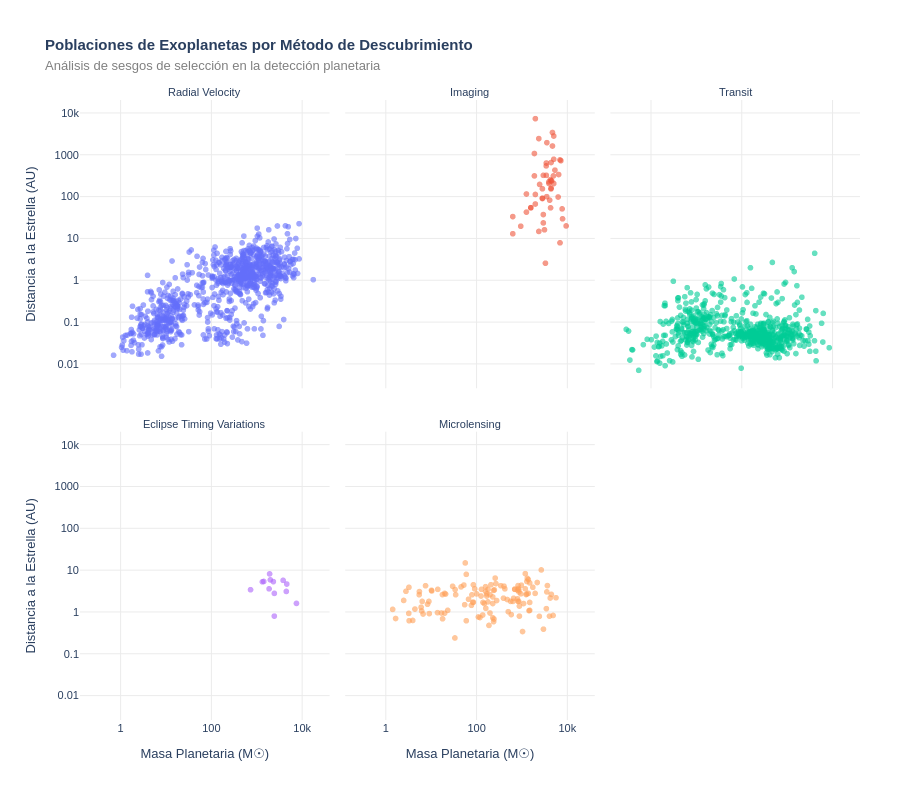

The notebook cell this image was saved under:
### Code cell
#Filtración para quedarse solo con los métodos principales
#Población por método, masa vs semieje mayor
import plotly.io as pio
metodos_principales = df_masa_distancia['discoverymethod'].value_counts().nlargest(5).index
df_filtrado = df_masa_distancia[df_masa_distancia['discoverymethod'].isin(metodos_principales)]

fig3 = px.scatter(
    df_filtrado, 
    x="pl_bmasse", 
    y="pl_orbsmax", 
    facet_col="discoverymethod",   # Mantenemos la separación por columnas...
    facet_col_wrap=3,              # Máximo 3 columnas por fila, el resto va abajo
    log_x=True, 
    log_y=True,
    opacity=0.6,
    color="discoverymethod",       # Añade color por método para diferenciar mejor las poblaciones
    title="<b>Poblaciones de Exoplanetas por Método de Descubrimiento</b><br><span style='font-size:13px; color:gray;'>Análisis de sesgos de selección en la detección planetaria</span>",
    labels={
        "pl_bmasse": "Masa Planetaria (M☉)",
        "pl_orbsmax": "Distancia a la Estrella (AU)",
        "discoverymethod": "Método"
    },
    template="plotly_white",
    height=800                     # Incrementamos la altura para dar espacio a las filas
)

# 2. Limpieza de textos encimados y formato de títulos de cada recuadro
fig3.for_each_annotation(lambda a: a.update(text=a.text.split("=")[-1])) # Quita el molesto "discoverymethod=" del título

# Ajustes de diseño de los ejes para que no se dupliquen ni se encimen
fig3.update_xaxes(showgrid=True, gridcolor="#EBEBEB", tickangle=0)
fig3.update_yaxes(showgrid=True, gridcolor="#EBEBEB")

# Ajustar márgenes para que los títulos largos no se corten
fig3.update_layout(
    margin=dict(t=100, b=80, l=80, r=40),
    font=dict(family="Arial, sans-serif", size=11),
    showlegend=False # Ocultamos la leyenda ya que el título de cada recuadro dice el método
)

fig3.show()
pio.write_html(fig3, file='orbsmax_vs_plmasse_method.html', auto_open=True)

### Figure 1 — Plotly figure (JSON) as saved in the notebook; plotly's stock layout.template omitted (floating-point values rounded to 4 significant figures; data arrays with more than 128 entries replaced by an {"elided": "..."} marker saying what was removed)
{"data": [{"hovertemplate": "Método=Radial Velocity<br>Masa Planetaria (M☉)=%{x}<br>Distancia a la Estrella (AU)=%{y}<extra></extra>", "legendgroup": "Radial Velocity", "marker": {"color": "#636efa", "opacity": 0.6, "symbol": "circle"}, "mode": "markers", "name": "Radial Velocity", "showlegend": true, "type": "scattergl", "x": {"elided": "879 float values"}, "xaxis": "x4", "y": {"elided": "879 float values"}, "yaxis": "y4"}, {"hovertemplate": "Método=Imaging<br>Masa Planetaria (M☉)=%{x}<br>Distancia a la Estrella (AU)=%{y}<extra></extra>", "legendgroup": "Imaging", "marker": {"color": "#EF553B", "opacity": 0.6, "symbol": "circle"}, "mode": "markers", "name": "Imaging", "showlegend": true, "type": "scattergl", "x": [3000.0, 1271.0, 4132.0, 7786.0, 4418.0, 2384.0, 1589.0, 3973.0, 635.7, 2860.0, 4290.0, 4767.0, 3337.0, 2479.0, 3994.0, 2002.0, 5403.0, 3496.0, 5085.0, 1271.0, 6356.0, 5000.0, 3591.0, 3496.0, 1589.0, 2860.0, 7946.0, 7300.0, 6516.0, 6992.0, 9535.0, 2000.0, 3000.0, 3000.0, 3178.0, 4450.0, 953.5, 635.7, 5085.0, 2860.0, 1907.0, 4450.0, 1907.0, 4450.0, 4767.0, 5085.0, 3560.0, 2384.0, 6992.0, 2002.0, 3464.0, 4327.0, 4577.0], "xaxis": "x5", "y": [330.0, 118.0, 84.0, 52.0, 156.0, 15.0, 55.0, 230.0, 13.2, 93.9, 260.0, 1662.0, 2.6, 200.0, 210.0, 7506.0, 440.0, 330.0, 800.0, 43.5, 100.0, 320.0, 2000.0, 650.0, 55.7, 92.0, 30.0, 740.0, 345.0, 773.0, 20.3, 68.0, 38.0, 24.0, 16.4, 243.0, 20.0, 34.0, 210.0, 157.0, 1100.0, 162.0, 320.0, 670.0, 3500.0, 2880.0, 102.0, 2500.0, 8.0, 115.0, 556.0, 55.0, 242.4], "yaxis": "y5"}, {"hovertemplate": "Método=Transit<br>Masa Planetaria (M☉)=%{x}<br>Distancia a la Estrella (AU)=%{y}<extra></extra>", "legendgroup": "Transit", "marker": {"color": "#00cc96", "opacity": 0.6, "symbol": "circle"}, "mode": "markers", "name": "Transit", "showlegend": true, "type": "scattergl", "x": {"elided": "693 float values"}, "xaxis": "x6", "y": {"elided": "693 float values"}, "yaxis": "y6"}, {"hovertemplate": "Método=Eclipse Timing Variations<br>Masa Planetaria (M☉)=%{x}<br>Distancia a la Estrella (AU)=%{y}<extra></extra>", "legendgroup": "Eclipse Timing Variations", "marker": {"color": "#ab63fa", "opacity": 0.6, "symbol": "circle"}, "mode": "markers", "name": "Eclipse Timing Variations", "showlegend": true, "type": "scattergl", "x": [3823.0, 1923.0, 1875.0, 1430.0, 4603.0, 2445.0, 7533.0, 2330.0, 731.0, 4497.0, 1335.0, 2002.0, 2447.0], "xaxis": "x", "y": [5.75, 8.19, 3.6, 5.4, 4.69, 0.8, 1.613, 5.35, 3.43, 3.12, 5.3, 5.9, 2.8], "yaxis": "y"}, {"hovertemplate": "Método=Microlensing<br>Masa Planetaria (M☉)=%{x}<br>Distancia a la Estrella (AU)=%{y}<extra></extra>", "legendgroup": "Microlensing", "marker": {"color": "#FFA15A", "opacity": 0.6, "symbol": "circle"}, "mode": "markers", "name": "Microlensing", "showlegend": true, "type": "scattergl", "x": [5700.0, 1043.0, 2200.0, 1450.0, 700.0, 4923.0, 1250.0, 836.0, 245.0, 34.0, 640.0, 230.0, 664.3, 7.59, 60.0, 6.059, 1400.0, 77.87, 705.6, 5.56, 111.0, 346.4, 2447.0, 10.28, 397.0, 813.6, 2.81, 3.3, 260.0, 23.4, 1300.0, 10.4, 67.3, 830.0, 3500.0, 170.0, 9.2, 86.0, 480.0, 30.0, 17.0, 18.0, 1500.0, 3690.0, 2700.0, 6.7, 871.0, 3.24, 33.7, 890.0, 200.0, 1200.0, 190.0, 830.0, 1200.0, 14.1, 5.5, 231.0, 86.0, 80.0, 20.0, 57.0, 1500.0, 60.0, 170.0, 280.0, 46.1, 270.0, 588.0, 868.0, 120.0, 150.0, 53.1, 35.0, 4100.0, 92.0, 1.66, 3020.0, 200.0, 860.0, 160.0, 181.2, 982.0, 55.3, 83.7, 180.0, 230.0, 1100.0, 21.0, 807.0, 17.9, 138.0, 1300.0, 1330.0, 140.0, 4253.0, 1.43, 250.0, 3.269, 127.0, 130.0, 9.0, 160.0, 1760.0, 959.8, 505.0, 3585.0, 4.43, 240.0, 6.4, 6.228, 101.7, 13.93, 3.96, 1500.0, 425.9, 570.0, 890.0, 8.4, 210.0, 240.0, 1400.0, 1977.0, 162.1, 4513.0, 2.5, 20.0, 407.0], "xaxis": "x2", "y": [2.2, 0.342, 5.1, 1.08, 3.5, 0.83, 2.63, 3.64, 0.681, 3.45, 1.8, 1.6, 2.14, 4.27, 0.62, 1.305, 6.03, 1.449, 3.54, 3.09, 0.763, 4.27, 0.79, 3.31, 2.15, 3.32, 3.14, 0.62, 6.5, 1.1, 2.7, 3.2, 2.03, 1.8, 1.21, 2.42, 0.92, 1.72, 2.0, 4.14, 0.95, 0.69, 1.1, 4.3, 10.2, 0.9, 3.03, 0.93, 0.24, 1.39, 0.95, 8.3, 0.48, 4.3, 3.6, 3.5, 2.6, 2.3, 4.5, 2.59, 2.8, 15.0, 1.7, 8.0, 2.72, 1.89, 4.0, 4.8, 0.87, 3.45, 0.74, 1.6, 4.43, 2.6, 0.8, 3.6, 0.702, 0.39, 2.6, 1.8, 3.11, 3.49, 4.4, 1.5, 1.7, 1.75, 0.73, 1.6, 2.7, 2.07, 2.62, 0.85, 5.4, 6.4, 1.7, 2.17, 1.16, 3.4, 3.913, 2.424, 3.5, 1.8, 4.06, 3.92, 2.73, 1.02, 3.04, 1.18, 0.59, 1.8, 1.064, 2.72, 0.97, 0.63, 5.0, 3.59, 1.8, 0.8, 1.54, 4.51, 3.3, 2.8, 2.8, 1.23, 2.65, 1.9, 0.94, 4.18], "yaxis": "y2"}], "layout": {"annotations": [{"font": {}, "showarrow": false, "text": "Eclipse Timing Variations", "x": 0.16, "xanchor": "center", "xref": "paper", "y": 0.465, "yanchor": "bottom", "yref": "paper"}, {"font": {}, "showarrow": false, "text": "Microlensing", "x": 0.5, "xanchor": "center", "xref": "paper", "y": 0.465, "yanchor": "bottom", "yref": "paper"}, {"font": {}, "showarrow": false, "text": "Radial Velocity", "x": 0.16, "xanchor": "center", "xref": "paper", "y": 1.0, "yanchor": "bottom", "yref": "paper"}, {"font": {}, "showarrow": false, "text": "Imaging", "x": 0.5, "xanchor": "center", "xref": "paper", "y": 1.0, "yanchor": "bottom", "yref": "paper"}, {"font": {}, "showarrow": false, "text": "Transit", "x": 0.84, "xanchor": "center", "xref": "paper", "y": 1.0, "yanchor": "bottom", "yref": "paper"}], "font": {"family": "Arial, sans-serif", "size": 11}, "height": 800, "legend": {"title": {"text": "Método"}, "tracegroupgap": 0}, "margin": {"b": 80, "l": 80, "r": 40, "t": 100}, "showlegend": false, "title": {"text": "<b>Poblaciones de Exoplanetas por Método de Descubrimiento</b><br><span style='font-size:13px; color:gray;'>Análisis de sesgos de selección en la detección planetaria</span>"}, "xaxis": {"anchor": "y", "domain": [0, 0.32], "gridcolor": "#EBEBEB", "showgrid": true, "tickangle": 0, "title": {"text": "Masa Planetaria (M☉)"}, "type": "log"}, "xaxis2": {"anchor": "y2", "domain": [0.34, 0.66], "gridcolor": "#EBEBEB", "matches": "x", "showgrid": true, "tickangle": 0, "title": {"text": "Masa Planetaria (M☉)"}, "type": "log"}, "xaxis3": {"anchor": "y3", "domain": [0.68, 1.0], "gridcolor": "#EBEBEB", "matches": "x", "showgrid": true, "tickangle": 0, "title": {"text": "Masa Planetaria (M☉)"}, "type": "log"}, "xaxis4": {"anchor": "y4", "domain": [0, 0.32], "gridcolor": "#EBEBEB", "matches": "x", "showgrid": true, "showticklabels": false, "tickangle": 0, "type": "log"}, "xaxis5": {"anchor": "y5", "domain": [0.34, 0.66], "gridcolor": "#EBEBEB", "matches": "x", "showgrid": true, "showticklabels": false, "tickangle": 0, "type": "log"}, "xaxis6": {"anchor": "y6", "domain": [0.68, 1.0], "gridcolor": "#EBEBEB", "matches": "x", "showgrid": true, "showticklabels": false, "tickangle": 0, "type": "log"}, "yaxis": {"anchor": "x", "domain": [0, 0.465], "gridcolor": "#EBEBEB", "showgrid": true, "title": {"text": "Distancia a la Estrella (AU)"}, "type": "log"}, "yaxis2": {"anchor": "x2", "domain": [0, 0.465], "gridcolor": "#EBEBEB", "matches": "y", "showgrid": true, "showticklabels": false, "type": "log"}, "yaxis3": {"anchor": "x3", "domain": [0, 0.465], "gridcolor": "#EBEBEB", "matches": "y", "showgrid": true, "showticklabels": false, "type": "log"}, "yaxis4": {"anchor": "x4", "domain": [0.535, 1.0], "gridcolor": "#EBEBEB", "matches": "y", "showgrid": true, "title": {"text": "Distancia a la Estrella (AU)"}, "type": "log"}, "yaxis5": {"anchor": "x5", "domain": [0.535, 1.0], "gridcolor": "#EBEBEB", "matches": "y", "showgrid": true, "showticklabels": false, "type": "log"}, "yaxis6": {"anchor": "x6", "domain": [0.535, 1.0], "gridcolor": "#EBEBEB", "matches": "y", "showgrid": true, "showticklabels": false, "type": "log"}}}
